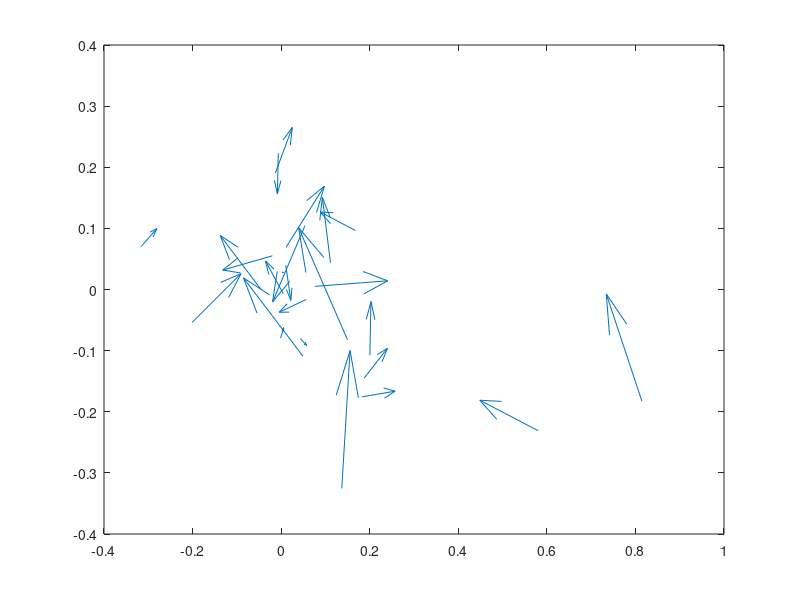
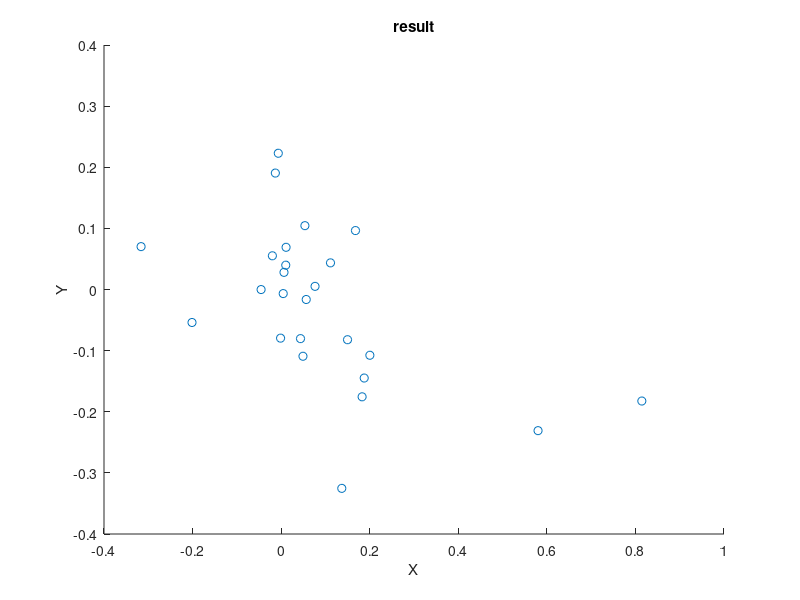

Source code (MATLAB) for these figures, in order:
clear;
%%%%%%%%% particle swarm optimization / n dimension space %%%%%%%%%%%%%%
F = @(x) (x(1,:).^2+x(2,:).^2);  % non-given function definition or the unknown system equation 
%F = @(x) (x(1,:).^2+x(2,:).^2+4*x(1,:).*x(2,:));
%%%%%%%%%%%%%%%%%%%%%%%%%%%%%%%%%%%%%%%%%%%%%%%%%%%%%%%%%%%%%%%%%%%%%%%%
nD = 2; %space dimension 
ULx = [-10, 10; % Dim limits
        -10, 10];
S = 5; %Space number of one dim / uniform distribution
w = 0.5; % avearaging weight
phiP = 0.3; % inertial best cognitive coefficient
phiG = 0.3; % total goal cognitive coefficient
conf = 0.1; % termination confidence

P=[]; % particle positions
V=[]; % partic velocities

for i=1:nD
  toS = (ULx(i,2)-ULx(i,1))/(S+1); %space precision
  xRange = linspace(ULx(i,1)+toS, ULx(i,2)-toS, S);
  xSpace = repmat(xRange,power(S,(i-1)),1); % sub-dims repeat
  xSpace = reshape(repmat(xSpace,1,power(S,(nD-i))),1,[]); %master dims repeat
  
  %same things for velocities / vels are also multidimensional vectors
  xVelRange = linspace(-abs(ULx(i,2)-ULx(i,1)), abs(ULx(i,2)-ULx(i,1)), S);
  xVel = repmat(xVelRange,power(S,(i-1)),1);
  xVel = reshape(repmat(xVel,1,power(S,(nD-i))),1,[]);
  
  P = [P; xSpace]; % initial positions
  V = [V; xVel];
endfor  


S*=S; % hereafter total number will be used
BP = P; %initialization best known position 
[valG G] = max(abs(F(P)),[],2);

loss = 1;
while (loss > conf)
  loss = 0;
  for i=1:S
    for n=1:nD
      rg = rand(1);
      rp = rand(1);
      V(n,i) = w*V(n,i) + phiP*rp*(BP(n,i)-P(n,i)) + phiG*rg*(P(n,G)-P(n,i));    
    endfor
    P(:,i) = P(:,i)+V(:,i);
    
    solBP = abs(F(BP(:,i)));
    solP = abs(F(P(:,i)));
    loss = loss + solBP;  
    if (solP<solBP)
      BP(:,i) = P(:,i);
    endif
    if (solBP<valG)
      valG = solBP;
      G = i;
    endif
  endfor
  loss = tanh(loss/S)
  
  quiver(P(1,:),P(2,:),V(1,:),V(2,:));
  %xlim([-10,10]);
  %ylim([-10,10]);
 
  %b = waitforbuttonpress ();
  pause(0.1);
endwhile

figure,
scatter(P(1,:),P(2,:));
title("result");
xlabel("X");
ylabel("Y");
